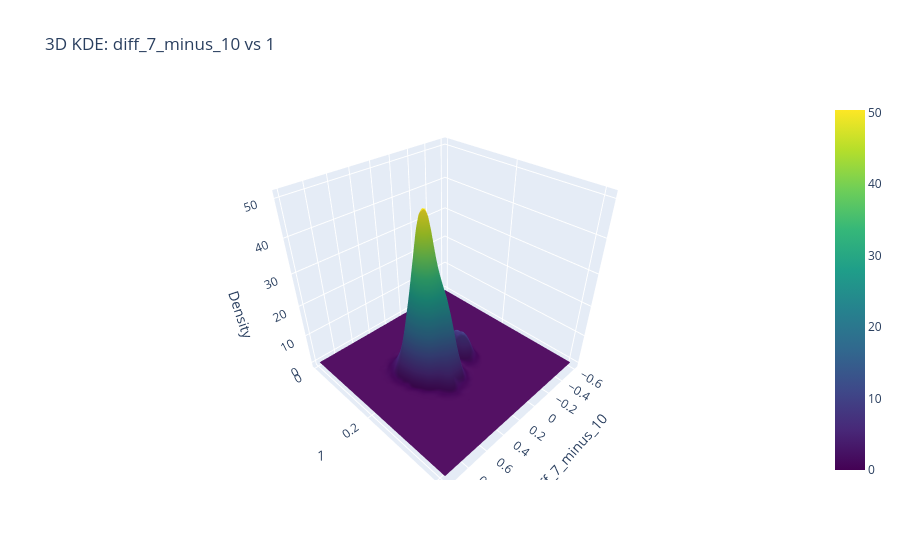

The code cell stored with this chart in its notebook:
### Code cell
import importlib
import plots
importlib.reload(plots)
from plots import *

plot_3d_kde(filtered, 'diff_7_minus_10', '1') #4

### Figure 1 — Plotly figure (JSON) as saved in the notebook; plotly's stock layout.template omitted (floating-point values rounded to 4 significant figures; data arrays with more than 128 entries replaced by an {"elided": "..."} marker saying what was removed)
{"data": [{"colorscale": [[0, "#440154"], [0.1111, "#482878"], [0.2222, "#3e4989"], [0.3333, "#31688e"], [0.4444, "#26828e"], [0.5556, "#1f9e89"], [0.6667, "#35b779"], [0.7778, "#6ece58"], [0.8889, "#b5de2b"], [1, "#fde725"]], "showscale": true, "type": "surface", "x": {"elided": "120x120 float values"}, "y": {"elided": "120x120 float values"}, "z": {"elided": "120x120 float values"}}], "layout": {"scene": {"xaxis": {"title": {"text": "diff_7_minus_10"}}, "yaxis": {"title": {"text": "1"}}, "zaxis": {"title": {"text": "Density"}}}, "title": {"text": "3D KDE: diff_7_minus_10 vs 1"}}}
